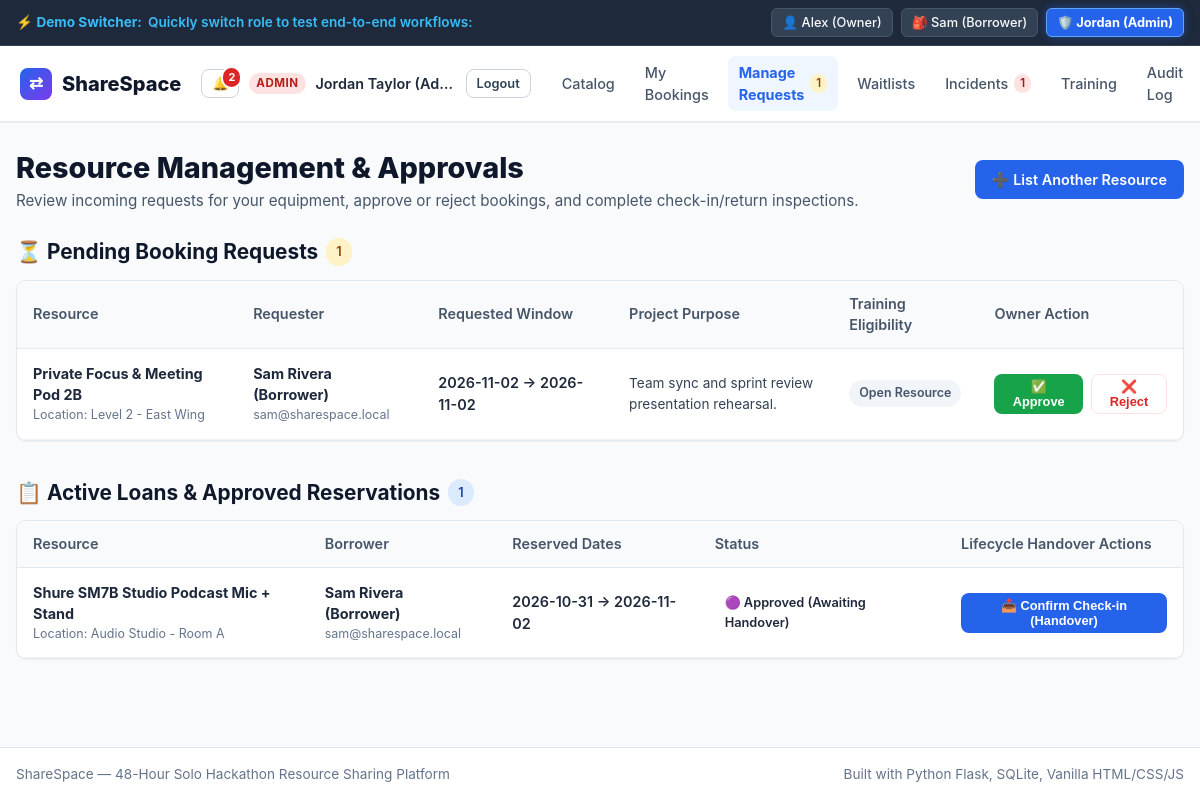
Screenshot of /manage-requests (signed in) with the database file from the repository.
### tables this page shows
CREATE TABLE users (
    id INTEGER PRIMARY KEY AUTOINCREMENT,
    name TEXT NOT NULL,
    email TEXT UNIQUE NOT NULL,
    password_hash TEXT NOT NULL,
    role TEXT DEFAULT 'member', -- 'member', 'owner', 'admin'
    created_at TIMESTAMP DEFAULT CURRENT_TIMESTAMP
);

CREATE TABLE bookings (
    id INTEGER PRIMARY KEY AUTOINCREMENT,
    resource_id INTEGER NOT NULL,
    user_id INTEGER NOT NULL,
    start_date TEXT NOT NULL, -- YYYY-MM-DD
    end_date TEXT NOT NULL,   -- YYYY-MM-DD
    purpose TEXT,
    status TEXT DEFAULT 'pending', -- 'pending', 'approved', 'rejected', 'active', 'completed', 'cancelled'
    check_in_time TIMESTAMP,
    return_time TIMESTAMP,
    return_condition TEXT, -- 'Pristine', 'Good', 'Fair', 'Damaged'
    return_notes TEXT,
    created_at TIMESTAMP DEFAULT CURRENT_TIMESTAMP,
    FOREIGN KEY (resource_id) REFERENCES resources(id) ON DELETE CASCADE,
    FOREIGN KEY (user_id) REFERENCES users(id) ON DELETE CASCADE
);

CREATE TABLE resources (
    id INTEGER PRIMARY KEY AUTOINCREMENT,
    owner_id INTEGER NOT NULL,
    title TEXT NOT NULL,
    description TEXT,
    category TEXT NOT NULL,
    location TEXT,
    image_url TEXT,
    status TEXT DEFAULT 'available', -- 'available', 'reserved', 'in_use', 'maintenance'
    required_certification_id INTEGER,
    max_days INTEGER DEFAULT 5, -- Fair usage limit per booking
    created_at TIMESTAMP DEFAULT CURRENT_TIMESTAMP,
    FOREIGN KEY (owner_id) REFERENCES users(id) ON DELETE CASCADE,
    FOREIGN KEY (required_certification_id) REFERENCES certifications(id) ON DELETE SET NULL
);

### app.py (the view, shortened to what this page needs)
@app.route('/manage-requests')
@login_required
def manage_requests():
    if g.user['role'] not in ['owner', 'admin']:
        flash("Access restricted to Resource Owners and Admins.", "warning")
        return redirect(url_for('index'))
    if g.user['role'] == 'admin':
        pending_requests = query_db(
            """
            SELECT b.*, r.title as resource_title, r.location, u.name as requester_name, u.email as requester_email, c.name as required_cert_name
            FROM bookings b
            JOIN resources r ON b.resource_id = r.id
            JOIN users u ON b.user_id = u.id
            LEFT JOIN certifications c ON r.required_certification_id = c.id
            WHERE b.status = 'pending'
            ORDER BY b.created_at ASC
            """
        )
        active_and_approved = query_db(
            """
            SELECT b.*, r.title as resource_title, r.location, u.name as borrower_name, u.email as borrower_email
            FROM bookings b
            JOIN resources r ON b.resource_id = r.id
            JOIN users u ON b.user_id = u.id
            WHERE b.status IN ('approved', 'active')
            ORDER BY b.start_date ASC
            """
        )
    return render_template(
        'manage_requests.html',
        pending_requests=pending_requests,
        active_and_approved=active_and_approved
    )

### app.py (called while the page is built)
def login_required(f):
    @wraps(f)
    def decorated_function(*args, **kwargs):
        if not g.user:
            flash("Please log in to access this page.", "warning")
            return redirect(url_for('login'))
        return f(*args, **kwargs)
    return decorated_function

### database.py (called while the page is built)
def get_db():
    conn = sqlite3.connect(DATABASE_PATH)
    conn.row_factory = sqlite3.Row
    conn.execute("PRAGMA foreign_keys = ON;")
    return conn

def query_db(query, args=(), one=False):
    conn = get_db()
    try:
        cur = conn.cursor()
        cur.execute(query, args)
        rows = cur.fetchall()
        cur.close()
        return (rows[0] if rows else None) if one else rows
    finally:
        conn.close()

### templates/manage_requests.html (shortened to what this page needs)
{% extends "base.html" %}
{% block content %}
<div class="catalog-header">
    <div>
        <h1 style="font-size: 1.8rem; font-weight: 800; color: var(--slate-900);">Resource Management & Approvals</h1>
        <p style="color: var(--slate-600); font-size: 0.95rem;">
            Review incoming requests for your equipment, approve or reject bookings, and complete check-in/return inspections.
        </p>
    </div>
    <a href="{{ url_for('add_resource') }}" class="btn btn-primary">➕ List Another Resource</a>
</div>
<div style="margin-bottom: 36px;">
    <h2 style="font-size: 1.3rem; font-weight: 700; color: var(--slate-900); margin-bottom: 12px; display: flex; align-items: center; gap: 8px;">
        <span>⏳ Pending Booking Requests</span>
        <span class="badge badge-pending">{{ pending_requests|length }}</span>
    </h2>
    {% if pending_requests %}
        <div class="table-responsive">
            <table class="data-table">
                <thead>
                    <tr>
                        <th>Resource</th>
                        <th>Requester</th>
                        <th>Requested Window</th>
                        <th>Project Purpose</th>
                        <th>Training Eligibility</th>
                        <th>Owner Action</th>
                    </tr>
                </thead>
                <tbody>
                    {% for req in pending_requests %}
                        <tr>
                            <td>
                                <strong>{{ req['resource_title'] }}</strong>
                                <div style="font-size: 0.78rem; color: var(--slate-500);">Location: {{ req['location'] }}</div>
                            </td>
                            <td>
                                <strong>{{ req['requester_name'] }}</strong>
                                <div style="font-size: 0.78rem; color: var(--slate-500);">{{ req['requester_email'] }}</div>
                            </td>
                            <td>
                                <div style="font-weight: 600;">{{ req['start_date'] }} &rarr; {{ req['end_date'] }}</div>
                            </td>
                            <td style="max-width: 250px;">
                                <div style="font-size: 0.85rem; color: var(--slate-700);">{{ req['purpose'] }}</div>
                            </td>
                            <td>
                                {% if req['required_cert_name'] %}
                                    <span class="badge" style="background: #dcfce7; color: #166534; font-size: 0.78rem;">
                                        ✅ Certified: {{ req['required_cert_name'] }}
                                    </span>
                                {% else %}
                                    <span class="badge" style="background: var(--slate-100); color: var(--slate-600); font-size: 0.78rem;">
                                        Open Resource
                                    </span>
                                {% endif %}
                            </td>
                            <td>
                                <div style="display: flex; gap: 8px;">
                                    <form method="POST" action="{{ url_for('approve_booking', booking_id=req['id']) }}">
                                        <button type="submit" class="btn btn-success btn-sm">
                                            ✅ Approve
                                        </button>
                                    </form>
                                    <form method="POST" action="{{ url_for('reject_booking', booking_id=req['id']) }}">
                                        <button type="submit" class="btn btn-outline btn-sm" style="color: var(--danger); border-color: var(--danger-light);">
                                            ❌ Reject
                                        </button>
                                    </form>
                                </div>
                            </td>
                        </tr>
                    {% endfor %}
                </tbody>
            </table>
        </div>
    {% else %}
        <div style="background: white; border: 1px dashed var(--slate-300); border-radius: var(--radius); padding: 32px; text-align: center; color: var(--slate-500);">
            ✨ No pending requests! All incoming requests have been reviewed.
        </div>
    {% endif %}
</div>
<div>
    <h2 style="font-size: 1.3rem; font-weight: 700; color: var(--slate-900); margin-bottom: 12px; display: flex; align-items: center; gap: 8px;">
        <span>📋 Active Loans & Approved Reservations</span>
        <span class="badge badge-active">{{ active_and_approved|length }}</span>
    </h2>
    {% if active_and_approved %}
        <div class="table-responsive">
            <table class="data-table">
                <thead>
                    <tr>
                        <th>Resource</th>
                        <th>Borrower</th>
                        <th>Reserved Dates</th>
                        <th>Status</th>
                        <th>Lifecycle Handover Actions</th>
                    </tr>
                </thead>
                <tbody>
                    {% for item in active_and_approved %}
                        <tr>
                            <td>
                                <strong>{{ item['resource_title'] }}</strong>
                                <div style="font-size: 0.78rem; color: var(--slate-500);">Location: {{ item['location'] }}</div>
                            </td>
                            <td>
                                <strong>{{ item['borrower_name'] }}</strong>
                                <div style="font-size: 0.78rem; color: var(--slate-500);">{{ item['borrower_email'] }}</div>
                            </td>
                            <td>
                                <div style="font-weight: 600;">{{ item['start_date'] }} &rarr; {{ item['end_date'] }}</div>
                            </td>
                            <td>
                                <span class="badge badge-{{ item['status'] }}">
                                    {% if item['status'] == 'approved' %}🟣 Approved (Awaiting Handover)
                                    {% elif item['status'] == 'active' %}🔵 Active / In Use
                                    {% else %}{{ item['status'] }}{% endif %}
                                </span>
                            </td>
                            <td>
                                <div style="display: flex; gap: 8px; flex-wrap: wrap;">
                                    {% if item['status'] == 'approved' %}
                                        <form method="POST" action="{{ url_for('check_in_booking', booking_id=item['id']) }}">
                                            <button type="submit" class="btn btn-primary btn-sm">
                                                📥 Confirm Check-in (Handover)
                                            </button>
                                        </form>
                                    {% endif %}
                                </div>
                            </td>
                        </tr>
                    {% endfor %}
                </tbody>
            </table>
        </div>
    {% else %}
        <div style="background: white; border: 1px dashed var(--slate-300); border-radius: var(--radius); padding: 32px; text-align: center; color: var(--slate-500);">
            No currently active loans or approved reservations.
        </div>
    {% endif %}
</div>
{% endblock %}

### templates/base.html (shortened to what this page needs)
<!DOCTYPE html>
<html lang="en">
<head>
    <link rel="stylesheet" href="{{ url_for('static', filename='css/style.css') }}">
</head>
<body>
    <div class="demo-bar">
        <div class="demo-bar-inner">
            <div class="demo-bar-title">
                <span>⚡ <strong>Demo Switcher:</strong></span>
                <span class="demo-desc">Quickly switch role to test end-to-end workflows:</span>
            </div>
            <div class="demo-users">
                <a href="{{ url_for('switch_user', user_id=1) }}" class="demo-btn {% if g.user and g.user['id'] == 1 %}active{% endif %}">
                    👤 Alex (Owner)
                </a>
                <a href="{{ url_for('switch_user', user_id=2) }}" class="demo-btn {% if g.user and g.user['id'] == 2 %}active{% endif %}">
                    🎒 Sam (Borrower)
                </a>
                <a href="{{ url_for('switch_user', user_id=3) }}" class="demo-btn {% if g.user and g.user['id'] == 3 %}active{% endif %}">
                    🛡️ Jordan (Admin)
                </a>
            </div>
        </div>
    </div>
    <nav class="navbar">
        <div class="nav-container">
            <div class="nav-header">
                <a href="{{ url_for('index') }}" class="nav-brand">
                    <span class="logo-icon">⇄</span>
                    <span>ShareSpace</span>
                </a>
                <div class="nav-user">
                    {% if g.user %}
                        <a href="{{ url_for('notifications') }}" class="btn btn-outline btn-sm notif-btn" title="Notifications" style="position: relative;">
                            🔔
                            {% if g.unread_notifs_count > 0 %}
                                <span class="notif-badge">{{ g.unread_notifs_count }}</span>
                            {% endif %}
                        </a>
                        <span class="role-badge role-{{ g.user['role'] }}">{{ g.user['role'] }}</span>
                        <span class="user-display-name" style="font-size: 0.9rem; font-weight: 600;">{{ g.user['name'] }}</span>
                        <a href="{{ url_for('logout') }}" class="btn btn-outline btn-sm">Logout</a>
                    {% else %}
                        <a href="{{ url_for('login') }}" class="btn btn-outline btn-sm">Log In</a>
                        <a href="{{ url_for('register') }}" class="btn btn-primary btn-sm">Sign Up</a>
                    {% endif %}
                </div>
            </div>
            <ul class="nav-links">
                <li><a href="{{ url_for('index') }}" class="{% if request.path == url_for('index') %}active{% endif %}">Catalog</a></li>
                {% if g.user %}
                    <li>
                        <a href="{{ url_for('my_bookings') }}" class="{% if request.path == url_for('my_bookings') %}active{% endif %}">
                            My Bookings
                        </a>
                    </li>
                    {% if g.user['role'] in ['owner', 'admin'] %}
                        <li>
                            <a href="{{ url_for('manage_requests') }}" class="{% if request.path == url_for('manage_requests') %}active{% endif %}">
                                Manage Requests
                                {% if g.pending_requests_count %}
                                    <span class="badge badge-pending" style="padding: 1px 6px; font-size: 0.72rem;">{{ g.pending_requests_count }}</span>
                                {% endif %}
                            </a>
                        </li>
                    {% endif %}
                    <li><a href="{{ url_for('waitlists') }}" class="{% if request.path == url_for('waitlists') %}active{% endif %}">Waitlists</a></li>
                    <li>
                        <a href="{{ url_for('incidents') }}" class="{% if request.path == url_for('incidents') %}active{% endif %}">
                            Incidents
                            {% if g.open_incidents_count %}
                                <span class="badge badge-maintenance" style="padding: 1px 6px; font-size: 0.72rem;">{{ g.open_incidents_count }}</span>
                            {% endif %}
                        </a>
                    </li>
                    <li><a href="{{ url_for('training_catalog') }}" class="{% if request.path == url_for('training_catalog') %}active{% endif %}">Training</a></li>
                    <li><a href="{{ url_for('activity_history') }}" class="{% if request.path == url_for('activity_history') %}active{% endif %}">Audit Log</a></li>
                {% endif %}
            </ul>
        </div>
    </nav>
    <main class="container">
        {% block content %}{% endblock %}
    </main>
    <footer>
        <div style="max-width: 1200px; margin: 0 auto; display: flex; justify-content: space-between; align-items: center; flex-wrap: wrap; gap: 10px;">
            <span>ShareSpace — 48-Hour Solo Hackathon Resource Sharing Platform</span>
            <span>Built with Python Flask, SQLite, Vanilla HTML/CSS/JS</span>
        </div>
    </footer>
</body>
</html>

### rows the page displays
users: user.role "ADMIN", user.name "Jordan Taylor (Ad…"
bookings: resource_title "Private Focus & Meeting Pod 2B", location "Level 2 - East Wing", requester_name "Sam Rivera (Borrower)", requester_email "sam@sharespace.local", start_date "2026-11-02", end_date "2026-11-02", purpose "Team sync and sprint review presentation rehearsal."
bookings: resource_title "Shure SM7B Studio Podcast Mic + Stand", location "Audio Studio - Room A", borrower_name "Sam Rivera (Borrower)", borrower_email "sam@sharespace.local", start_date "2026-10-31", end_date "2026-11-02", status "🟣 Approved (Awaiting Handover)"

### other values shown
{{ g.unread_notifs_count }} "2"
{{ g.pending_requests_count }} "1"
{{ g.open_incidents_count }} "1"
{{ pending_requests|length }} "1"
{{ active_and_approved|length }} "1"
